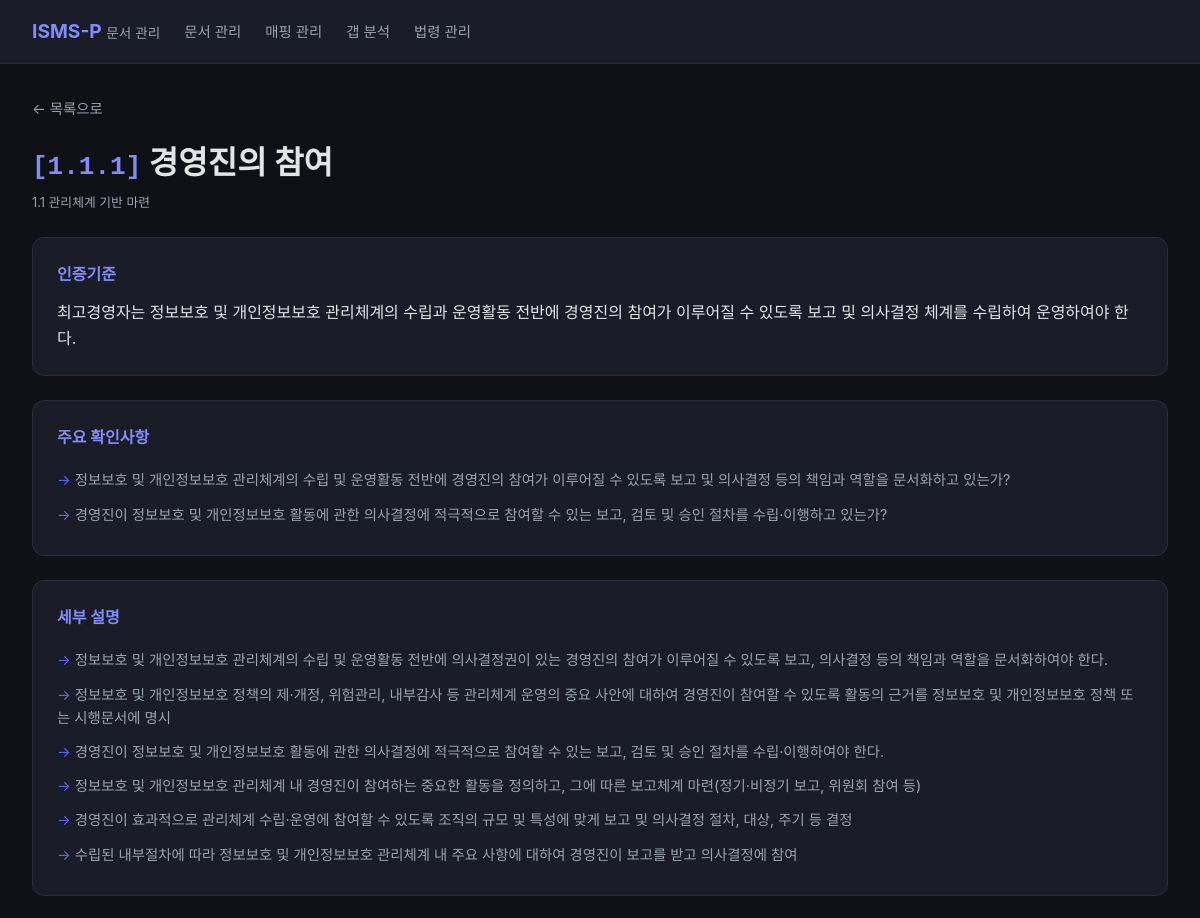
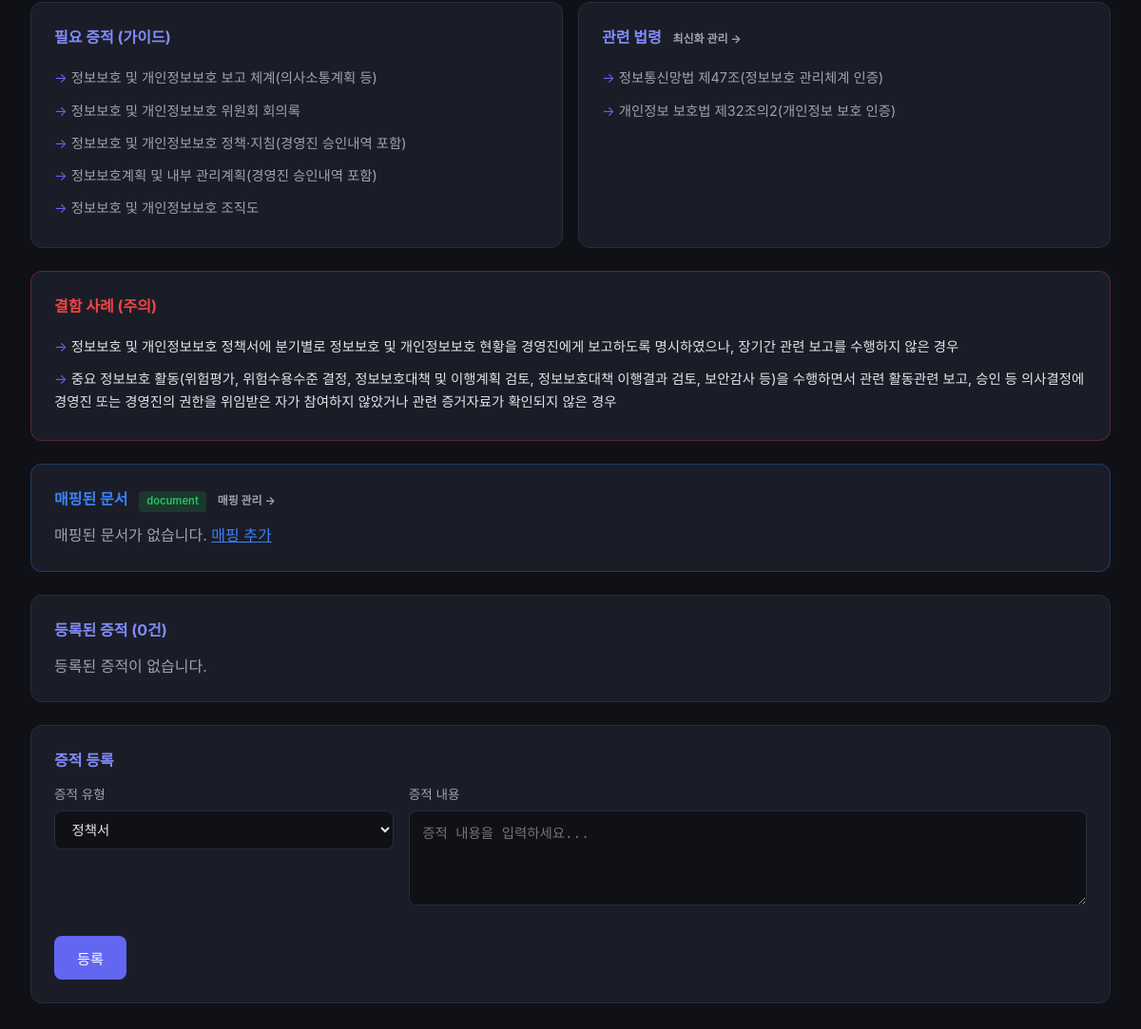
The page /item/1.1.1 on the database its author committed (2 pictures, top to bottom).
### tables this page shows
CREATE TABLE isms_requirements (
        id INTEGER PRIMARY KEY AUTOINCREMENT,
        chapter TEXT NOT NULL,
        section TEXT NOT NULL,
        section_title TEXT NOT NULL,
        item_code TEXT UNIQUE NOT NULL,
        item_title TEXT NOT NULL,
        certification_criteria TEXT NOT NULL,
        key_checks TEXT,
        detailed_explanation TEXT,
        evidence_examples TEXT,
        related_laws TEXT,
        defect_cases TEXT,
        notes TEXT,
        created_at TIMESTAMP DEFAULT CURRENT_TIMESTAMP,
        updated_at TIMESTAMP DEFAULT CURRENT_TIMESTAMP
    , description TEXT, title TEXT, category TEXT, requirement TEXT, control_objective TEXT);

CREATE TABLE item_fulfillment_types (
    item_code        TEXT PRIMARY KEY,
    fulfillment_type TEXT NOT NULL DEFAULT 'document'
                     CHECK (fulfillment_type IN ('document', 'system', 'mixed')),
    auto_classified  INTEGER NOT NULL DEFAULT 1,
    confidence       REAL DEFAULT 0.0,
    classified_at    TEXT DEFAULT (datetime('now')),
    classified_by    TEXT DEFAULT 'system',
    notes            TEXT,
    FOREIGN KEY (item_code) REFERENCES isms_requirements(item_code) ON DELETE CASCADE
);

### app/main.py (the view)
@app.get("/item/{item_code}", response_class=HTMLResponse)
async def item_detail(request: Request, item_code: str):
    conn = get_conn()
    row = conn.execute(
        "SELECT * FROM isms_requirements WHERE item_code = ?", (item_code,)
    ).fetchone()
    if not row:
        conn.close()
        return HTMLResponse("<h1>항목을 찾을 수 없습니다</h1>", status_code=404)
    evidences = conn.execute(
        "SELECT * FROM evidences WHERE item_code = ? ORDER BY created_at DESC",
        (item_code,),
    ).fetchall()
    try:
        from app.services.mapping_service import get_item_mappings
        mapped_docs = get_item_mappings(item_code)
    except Exception:
        mapped_docs = []
    fulfillment_row = conn.execute(
        "SELECT fulfillment_type, confidence FROM item_fulfillment_types WHERE item_code = ?",
        (item_code,),
    ).fetchone()
    fulfillment_type = dict(fulfillment_row) if fulfillment_row else None
    conn.close()
    return templates.TemplateResponse("detail.html", {
        "request": request,
        "r": row,
        "evidences": evidences,
        "key_checks": parse_json(row["key_checks"]),
        "explanations": parse_json(row["detailed_explanation"]),
        "evidence_examples": parse_json(row["evidence_examples"]),
        "related_laws": parse_json(row["related_laws"]),
        "defect_cases": parse_json(row["defect_cases"]),
        "mapped_docs": mapped_docs,
        "fulfillment_type": fulfillment_type,
    })

### app/templates/detail.html (shortened to what this page needs)
{% extends "base.html" %}
{% block content %}
<a href="/" class="back-link">← 목록으로</a>
<h1 style="margin: 1rem 0 0.25rem;">
    <span class="item-code">[{{ r.item_code }}]</span> {{ r.item_title }}
</h1>
<p class="section-title" style="margin-bottom: 1.5rem;">{{ r.section }} {{ r.section_title }}</p>
<div class="card">
    <h3>인증기준</h3>
    <p>{{ r.certification_criteria }}</p>
</div>
{% if key_checks %}
<div class="card">
    <h3>주요 확인사항</h3>
    <ul>
    {% for c in key_checks %}
        <li>{{ c }}</li>
    {% endfor %}
    </ul>
</div>
{% endif %}
{% if explanations %}
<div class="card">
    <h3>세부 설명</h3>
    <ul>
    {% for e in explanations %}
        <li>{{ e }}</li>
    {% endfor %}
    </ul>
</div>
{% endif %}
<div style="display: grid; grid-template-columns: 1fr 1fr; gap: 1rem;">
    {% if evidence_examples %}
    <div class="card">
        <h3>필요 증적 (가이드)</h3>
        <ul>
        {% for ex in evidence_examples %}
            <li>{{ ex }}</li>
        {% endfor %}
        </ul>
    </div>
    {% endif %}
    {% if related_laws %}
    <div class="card">
        <h3>
            관련 법령
            <a href="/laws" style="font-size:0.75rem; color:var(--text-dim); text-decoration:none; margin-left:0.5rem;">
                최신화 관리 &rarr;
            </a>
        </h3>
        <ul>
        {% for law in related_laws %}
            <li>{{ law }}</li>
        {% endfor %}
        </ul>
    </div>
    {% endif %}
</div>
{% if defect_cases %}
<div class="card" style="border-color: rgba(239,68,68,0.3);">
    <h3 style="color: var(--red);">결함 사례 (주의)</h3>
    <ul>
    {% for d in defect_cases %}
        <li style="color: var(--text);">{{ d }}</li>
    {% endfor %}
    </ul>
</div>
{% endif %}
<div class="card" style="border-color: rgba(59,130,246,0.3);">
    <h3 style="color: var(--blue, #3b82f6);">
        매핑된 문서
        {% if fulfillment_type %}
            <span class="badge" style="font-size: 0.7rem; margin-left: 0.5rem; padding: 0.15rem 0.5rem; border-radius: 4px;
                {% if fulfillment_type.fulfillment_type == 'document' %}
                    background: rgba(34,197,94,0.15); color: var(--green, #22c55e);
                {% elif fulfillment_type.fulfillment_type == 'system' %}
                    background: rgba(168,85,247,0.15); color: #a855f7;
                {% else %}
                    background: rgba(234,179,8,0.15); color: var(--yellow, #eab308);
                {% endif %}
            ">{{ fulfillment_type.fulfillment_type }}</span>
        {% endif %}
        <a href="/mappings?item_code={{ r.item_code }}" style="font-size:0.75rem; color:var(--text-dim); text-decoration:none; margin-left:0.5rem;">
            매핑 관리 &rarr;
        </a>
    </h3>
    {% if mapped_docs %}
    <div style="display: flex; flex-direction: column; gap: 0.75rem;">
        {% for doc in mapped_docs %}
        <div style="padding: 0.75rem; border-radius: 6px; border: 1px solid var(--border, rgba(255,255,255,0.1));
                    background: rgba(255,255,255,0.02);">
            <div style="display: flex; justify-content: space-between; align-items: center; margin-bottom: 0.4rem;">
                <a href="/documents/{{ doc.document_id }}" style="color: var(--blue, #3b82f6); text-decoration: none; font-weight: 600;">
                    {{ doc.doc_title }}
                    <span style="font-size: 0.8rem; color: var(--text-dim);">v{{ doc.doc_version }}</span>
                </a>
                <div style="display: flex; gap: 0.4rem; align-items: center;">
                    {% if doc.verified %}
                        <span style="font-size: 0.7rem; padding: 0.1rem 0.4rem; border-radius: 3px; background: rgba(34,197,94,0.15); color: var(--green, #22c55e);">검증됨</span>
                    {% else %}
                        <span style="font-size: 0.7rem; padding: 0.1rem 0.4rem; border-radius: 3px; background: rgba(234,179,8,0.15); color: var(--yellow, #eab308);">미검증</span>
                    {% endif %}
                    <span style="font-size: 0.7rem; padding: 0.1rem 0.4rem; border-radius: 3px;
                        {% if doc.coverage_level == 'full' %}
                            background: rgba(34,197,94,0.15); color: var(--green, #22c55e);
                        {% elif doc.coverage_level == 'partial' %}
                            background: rgba(234,179,8,0.15); color: var(--yellow, #eab308);
                        {% else %}
                            background: rgba(156,163,175,0.15); color: #9ca3af;
                        {% endif %}
                    ">{{ doc.coverage_level }}</span>
                </div>
            </div>
            <div style="font-size: 0.85rem; color: var(--text-dim);">
                {% if doc.section_number %}
                    <span>{{ doc.section_number }}{% if doc.sec_title %} {{ doc.sec_title }}{% endif %}</span>
                    {% if doc.page_start %}
                        <span style="margin-left: 0.5rem;">(p.{{ doc.page_start }}{% if doc.page_end and doc.page_end != doc.page_start %}-{{ doc.page_end }}{% endif %})</span>
                    {% endif %}
                    <span style="margin-left: 0.5rem;">|</span>
                {% endif %}
                <span style="margin-left: 0.3rem;">{{ doc.doc_type }}</span>
                <span style="margin-left: 0.5rem;">|</span>
                <span style="margin-left: 0.3rem;">신뢰도 {{ (doc.confidence_score * 100)|int }}%</span>
                {% if doc.doc_status == 'expired' %}
                    <span style="margin-left: 0.5rem; color: var(--red, #ef4444);">만료됨</span>
                {% elif doc.expiry_date %}
                    <span style="margin-left: 0.5rem; color: var(--text-dim);">만료: {{ doc.expiry_date }}</span>
                {% endif %}
            </div>
        </div>
        {% endfor %}
    </div>
    {% else %}
    <p style="color: var(--text-dim);">매핑된 문서가 없습니다. <a href="/mappings/create?item_code={{ r.item_code }}" style="color: var(--blue, #3b82f6);">매핑 추가</a></p>
    {% endif %}
</div>
<div class="card">
    <h3>등록된 증적 ({{ evidences|length }}건)</h3>
    {% if evidences %}
    <div class="evidence-list">
        {% for ev in evidences %}
        <div class="evidence-item">
            <strong>{{ ev.evidence_type }}</strong>
            <p style="margin-top:0.3rem;">{{ ev.content[:300] }}{% if ev.content|length > 300 %}…{% endif %}</p>
            <div class="meta">{{ ev.created_at }} · {{ ev.status or "completed" }}</div>
        </div>
        {% endfor %}
    </div>
    {% else %}
    <p style="color: var(--text-dim);">등록된 증적이 없습니다.</p>
    {% endif %}
</div>
<div class="card">
    <h3>증적 등록</h3>
    <form method="post" action="/item/{{ r.item_code }}/evidence">
        <div style="display: grid; grid-template-columns: 1fr 2fr; gap: 1rem;">
            <div class="form-group">
                <label>증적 유형</label>
                <select name="evidence_type">
                    <option value="정책서">정책서</option>
                </select>
            </div>
            <div class="form-group">
                <label>증적 내용</label>
                <textarea name="content" placeholder="증적 내용을 입력하세요..." required></textarea>
            </div>
        </div>
        <button type="submit" class="btn" style="margin-top: 0.5rem;">등록</button>
    </form>
</div>
{% endblock %}

### app/templates/base.html (style rules this page uses)
:root { --bg: #0f1117; --surface: #1a1d27; --border: #2a2d3a; --text: #e4e4e7; --text-dim: #9ca3af; --accent: #6366f1; --accent-light: #818cf8; --green: #22c55e; --yellow: #eab308; --red: #ef4444; }
* { margin: 0; padding: 0; box-sizing: border-box; }
body { font-family: -apple-system, BlinkMacSystemFont, 'Segoe UI', sans-serif; background: var(--bg); color: var(--text); line-height: 1.6; }
.search-bar button, .btn { background: var(--accent); color: white; border: none; padding: 0.75rem 1.5rem; border-radius: 8px; font-size: 0.95rem; cursor: pointer; text-decoration: none; display: inline-block; }
.badge { display: inline-block; padding: 0.2rem 0.6rem; border-radius: 9999px; font-size: 0.75rem; font-weight: 600; }
.card { background: var(--surface); border: 1px solid var(--border); border-radius: 12px; padding: 1.5rem; margin-bottom: 1.5rem; }
.card h3 { color: var(--accent-light); margin-bottom: 0.75rem; font-size: 1rem; }
.card ul { list-style: none; }
.card ul li { padding: 0.35rem 0; color: var(--text-dim); font-size: 0.9rem; }
.card ul li::before { content: "→ "; color: var(--accent); }
.form-group { margin-bottom: 1rem; }
.form-group label { display: block; font-size: 0.85rem; color: var(--text-dim); margin-bottom: 0.35rem; }
.form-group input, .form-group select, .form-group textarea { width: 100%; background: var(--bg); border: 1px solid var(--border); color: var(--text); padding: 0.65rem 0.85rem; border-radius: 8px; font-size: 0.9rem; outline: none; }
.form-group textarea { min-height: 100px; resize: vertical; }
.back-link { color: var(--text-dim); text-decoration: none; font-size: 0.9rem; }
.section-title { font-size: 0.8rem; color: var(--text-dim); margin-bottom: 0.25rem; }
.item-code { font-family: monospace; color: var(--accent-light); }

### rows shown on the page
isms_requirements: item_code "1.1.1", item_title "경영진의 참여", section "1.1", section_title "관리체계 기반 마련", certification_criteria "최고경영자는 정보보호 및 개인정보보호 관리체계의 수립과 운영활동 전반에 경영진의 참여가 이루어질 수 있도록 보고 및 의사결정 체계를 수립하여 운영하여야 한다."
item_fulfillment_types: fulfillment_type "document"

### other values the page prints
{{ c }} "정보보호 및 개인정보보호 관리체계의 수립 및 운영활동 전반에 경영진의 참여가 이루어질 수 있도록 보고 및 의사결정 등의 책임과 역할을 문서화하고 있는가?" "경영진이 정보보호 및 개인정보보호 활동에 관한 의사결정에 적극적으로 참여할 수 있는 보고, 검토 및 승인 절차를 수립·이행하고 있는가?"
{{ e }} "정보보호 및 개인정보보호 관리체계의 수립 및 운영활동 전반에 의사결정권이 있는 경영진의 참여가 이루어질 수 있도록 보고, 의사결정 등의 책임과 역할을 문서화하여야 한다." "정보보호 및 개인정보보호 정책의 제·개정, 위험관리, 내부감사 등 관리체계 운영의 중요 사안에 대하여 경영진이 참여할 수 있도록 활동의 근거를 정보보호 및 개인정보보호 정책 또는 시행문서에 명시" "경영진이 정보보호 및 개인정보보호 활동에 관한 의사결정에 적극적으로 참여할 수 있는 보고, 검토 및 승인 절차를 수립·이행하여야 한다." "정보보호 및 개인정보보호 관리체계 내 경영진이 참여하는 중요한 활동을 정의하고, 그에 따른 보고체계 마련(정기·비정기 보고, 위원회 참여 등)" "경영진이 효과적으로 관리체계 수립·운영에 참여할 수 있도록 조직의 규모 및 특성에 맞게 보고 및 의사결정 절차, 대상, 주기 등 결정" "수립된 내부절차에 따라 정보보호 및 개인정보보호 관리체계 내 주요 사항에 대하여 경영진이 보고를 받고 의사결정에 참여"
{{ ex }} "정보보호 및 개인정보보호 보고 체계(의사소통계획 등)" "정보보호 및 개인정보보호 위원회 회의록" "정보보호 및 개인정보보호 정책·지침(경영진 승인내역 포함)" "정보보호계획 및 내부 관리계획(경영진 승인내역 포함)" "정보보호 및 개인정보보호 조직도"
{{ law }} "정보통신망법 제47조(정보보호 관리체계 인증)" "개인정보 보호법 제32조의2(개인정보 보호 인증)"
{{ d }} "정보보호 및 개인정보보호 정책서에 분기별로 정보보호 및 개인정보보호 현황을 경영진에게 보고하도록 명시하였으나, 장기간 관련 보고를 수행하지 않은 경우" "중요 정보보호 활동(위험평가, 위험수용수준 결정, 정보보호대책 및 이행계획 검토, 정보보호대책 이행결과 검토, 보안감사 등)을 수행하면서 관련 활동관련 보고, 승인 등 의사결정에 경영진 또는 경영진의 권한을 위임받은 자가 참여하지 않았거나 관련 증거자료가 확인되지 않은 경우"
{{ evidences|length }} "0"
